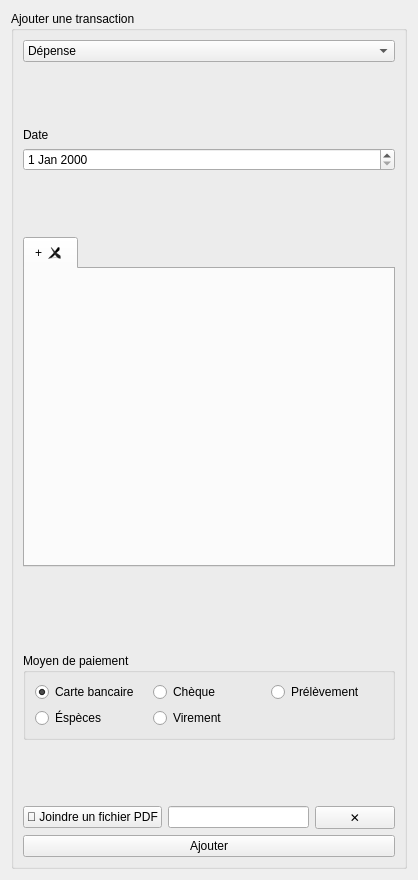
<?xml version="1.0" encoding="UTF-8"?>
<ui version="4.0">
 <class>AddForm</class>
 <widget class="QWidget" name="AddForm">
  <property name="geometry">
   <rect>
    <x>0</x>
    <y>0</y>
    <width>418</width>
    <height>880</height>
   </rect>
  </property>
  <property name="windowTitle">
   <string>Form</string>
  </property>
  <layout class="QGridLayout" name="gridLayout">
   <item row="0" column="0">
    <widget class="QGroupBox" name="groupBoxAdd">
     <property name="maximumSize">
      <size>
       <width>400</width>
       <height>16777215</height>
      </size>
     </property>
     <property name="title">
      <string>Ajouter une transaction</string>
     </property>
     <layout class="QGridLayout" name="gridLayout_2">
      <item row="10" column="0">
       <layout class="QHBoxLayout" name="horizontalLayout">
        <item>
         <widget class="QPushButton" name="pushButtonAdd_PDF">
          <property name="text">
           <string>📎 Joindre un fichier PDF</string>
          </property>
         </widget>
        </item>
        <item>
         <widget class="QLineEdit" name="lineEditPDF">
          <property name="readOnly">
           <bool>true</bool>
          </property>
         </widget>
        </item>
        <item>
         <widget class="QPushButton" name="pushButton_deletePDF">
          <property name="text">
           <string>✕</string>
          </property>
         </widget>
        </item>
       </layout>
      </item>
      <item row="6" column="0">
       <widget class="QLabel" name="label_totalAmount">
        <property name="text">
         <string/>
        </property>
       </widget>
      </item>
      <item row="4" column="0">
       <spacer name="verticalSpacer_7">
        <property name="orientation">
         <enum>Qt::Vertical</enum>
        </property>
        <property name="sizeType">
         <enum>QSizePolicy::Maximum</enum>
        </property>
        <property name="sizeHint" stdset="0">
         <size>
          <width>20</width>
          <height>60</height>
         </size>
        </property>
       </spacer>
      </item>
      <item row="8" column="0">
       <widget class="QGroupBox" name="groupBoxAdd_moyen">
        <property name="title">
         <string>Moyen de paiement</string>
        </property>
        <layout class="QGridLayout" name="gridLayout_4">
         <item row="0" column="0">
          <widget class="QRadioButton" name="radioButtonCarte">
           <property name="text">
            <string>Carte bancaire</string>
           </property>
           <property name="checked">
            <bool>true</bool>
           </property>
          </widget>
         </item>
         <item row="1" column="0">
          <widget class="QRadioButton" name="radioButtonEspece">
           <property name="text">
            <string>Éspèces</string>
           </property>
          </widget>
         </item>
         <item row="1" column="1">
          <widget class="QRadioButton" name="radioButtonVirement">
           <property name="text">
            <string>Virement</string>
           </property>
          </widget>
         </item>
         <item row="0" column="1">
          <widget class="QRadioButton" name="radioButtonCheque">
           <property name="text">
            <string>Chèque</string>
           </property>
          </widget>
         </item>
         <item row="0" column="2">
          <widget class="QRadioButton" name="radioButtonPrelevement">
           <property name="text">
            <string>Prélèvement</string>
           </property>
          </widget>
         </item>
        </layout>
       </widget>
      </item>
      <item row="1" column="0">
       <spacer name="verticalSpacer">
        <property name="orientation">
         <enum>Qt::Vertical</enum>
        </property>
        <property name="sizeType">
         <enum>QSizePolicy::Maximum</enum>
        </property>
        <property name="sizeHint" stdset="0">
         <size>
          <width>20</width>
          <height>60</height>
         </size>
        </property>
       </spacer>
      </item>
      <item row="5" column="0">
       <widget class="QTabWidget" name="tabWidget_Line">
        <property name="currentIndex">
         <number>0</number>
        </property>
        <property name="tabsClosable">
         <bool>true</bool>
        </property>
        <property name="tabBarAutoHide">
         <bool>false</bool>
        </property>
        <widget class="QWidget" name="tab_new">
         <attribute name="title">
          <string>+</string>
         </attribute>
        </widget>
       </widget>
      </item>
      <item row="3" column="0">
       <widget class="QDateEdit" name="dateEditAdd"/>
      </item>
      <item row="2" column="0">
       <widget class="QLabel" name="label_4">
        <property name="text">
         <string>Date</string>
        </property>
       </widget>
      </item>
      <item row="9" column="0">
       <spacer name="verticalSpacer_6">
        <property name="orientation">
         <enum>Qt::Vertical</enum>
        </property>
        <property name="sizeType">
         <enum>QSizePolicy::Maximum</enum>
        </property>
        <property name="sizeHint" stdset="0">
         <size>
          <width>20</width>
          <height>60</height>
         </size>
        </property>
       </spacer>
      </item>
      <item row="7" column="0">
       <spacer name="verticalSpacer_8">
        <property name="orientation">
         <enum>Qt::Vertical</enum>
        </property>
        <property name="sizeType">
         <enum>QSizePolicy::Maximum</enum>
        </property>
        <property name="sizeHint" stdset="0">
         <size>
          <width>20</width>
          <height>60</height>
         </size>
        </property>
       </spacer>
      </item>
      <item row="13" column="0">
       <widget class="QPushButton" name="pushButtonAdd">
        <property name="text">
         <string>Ajouter</string>
        </property>
       </widget>
      </item>
      <item row="0" column="0">
       <widget class="QComboBox" name="comboBoxAdd_InOut">
        <property name="editable">
         <bool>false</bool>
        </property>
        <property name="currentIndex">
         <number>0</number>
        </property>
        <item>
         <property name="text">
          <string>Dépense</string>
         </property>
        </item>
        <item>
         <property name="text">
          <string>Entrée d'argent</string>
         </property>
        </item>
       </widget>
      </item>
     </layout>
    </widget>
   </item>
  </layout>
 </widget>
 <resources/>
 <connections/>
</ui>
